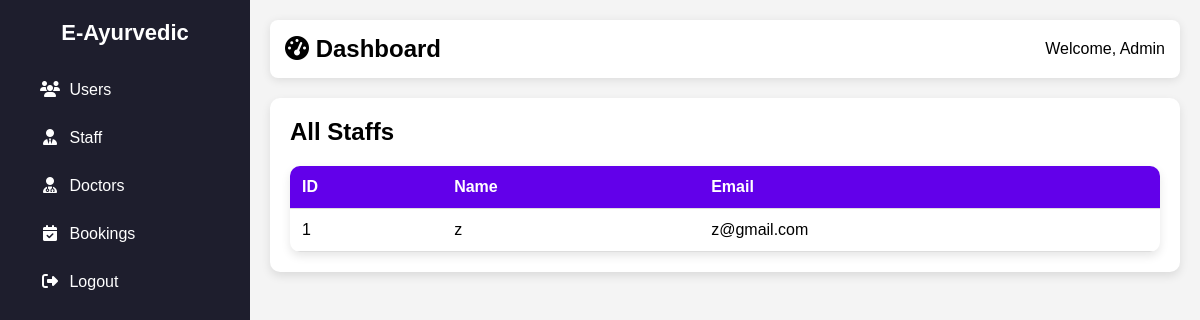
Page /staff/ on the committed database.
### app/models.py (models this page shows, shortened)
class Staf(models.Model):
    name = models.CharField(max_length=100)
    email = models.EmailField(unique=True)
    password = models.CharField(max_length=255)
    location = models.CharField(max_length=255)
    expertise = models.ManyToManyField('Symptom', related_name='staff_experts')

### app/views.py (the view)
# urls.py: path('staff/', views.view_staff, name='view_staff'),
def view_staff(request):
    staff = Staf.objects.all()
    return render(request, 'admin/view_staff.html', {'staff': staff})

### templates/admin/view_staff.html (shortened to what this page needs)
<!DOCTYPE html>
<html lang="en">
<head>
    <link rel="stylesheet" href="https://cdnjs.cloudflare.com/ajax/libs/font-awesome/6.4.2/css/all.min.css">
</head>
<body>
    <div class="sidebar">
        <h2>E-Ayurvedic</h2>
        <ul>
            <li><a href="{% url 'view_users' %}"><i class="fas fa-users"></i> <span>Users</span></a></li>
            <li><a href="{% url 'view_staff' %}"><i class="fas fa-user-tie"></i> <span>Staff</span></a></li>
            <li><a href="{% url 'view_doctors' %}"><i class="fas fa-user-md"></i> <span>Doctors</span></a></li>
            <li><a href="{% url 'view_bookings' %}"><i class="fas fa-calendar-check"></i> <span>Bookings</span></a></li>
            <li><a href="../logout"><i class="fas fa-sign-out-alt"></i> <span>Logout</span></a></li>
        </ul>
    </div>
    <div class="main-content">
        <div class="header">
           <h2><i class="fas fa-tachometer-alt"></i> Dashboard</h2>
            <div class="user-info">
                <span>Welcome, Admin</span>
            </div>
        </div>
        <div class="content">
            {% block content %}
            <h2>All Staffs</h2>
            <table>
                <tr>
                    <th>ID</th>
                    <th>Name</th>
                    <th>Email</th>
                </tr>
                {% for staf in staff %}
                <tr>
                    <td>{{ staf.id }}</td>
                    <td>{{ staf.name }}</td>
                    <td>{{ staf.email }}</td>
                </tr>
                {% endfor %}
            </table>
            {% endblock %}
        </div>
    </div>
</body>
</html>

### templates/admin/view_staff.html (style rules this page uses)
* { margin: 0; padding: 0; box-sizing: border-box; font-family: 'Poppins', sans-serif; }
body { display: flex; min-height: 100vh; background-color: #f4f4f4; }
.sidebar { width: 250px; background: #1e1e2d; color: white; padding: 20px; position: fixed; height: 100%; transition: width 0.3s; }
.sidebar h2 { text-align: center; font-size: 22px; margin-bottom: 20px; }
.sidebar ul { list-style: none; }
.sidebar ul li { padding: 15px; cursor: pointer; display: flex; align-items: center; transition: 0.3s; border-radius: 8px; }
.sidebar ul li i { width: 30px; text-align: center; }
.sidebar ul li a { color: white; text-decoration: none; width: 100%; }
.main-content { margin-left: 250px; padding: 20px; width: 100%; transition: margin-left 0.3s; }
.header { background: white; padding: 15px; border-radius: 8px; box-shadow: 0 2px 10px rgba(0, 0, 0, 0.1); display: flex; justify-content: space-between; align-items: center; }
.content { margin-top: 20px; background: white; padding: 20px; border-radius: 10px; box-shadow: 0 4px 10px rgba(0, 0, 0, 0.1); }
table { width: 100%; border-collapse: collapse; margin-top: 20px; background: white; border-radius: 10px; overflow: hidden; box-shadow: 0 4px 10px rgba(0, 0, 0, 0.1); }
table th, table td { padding: 12px; text-align: left; border-bottom: 1px solid #ddd; }
table th { background: #6200ea; color: white; }

### rows in the picture
Staf: id "1", name "z", email "z@gmail.com"
